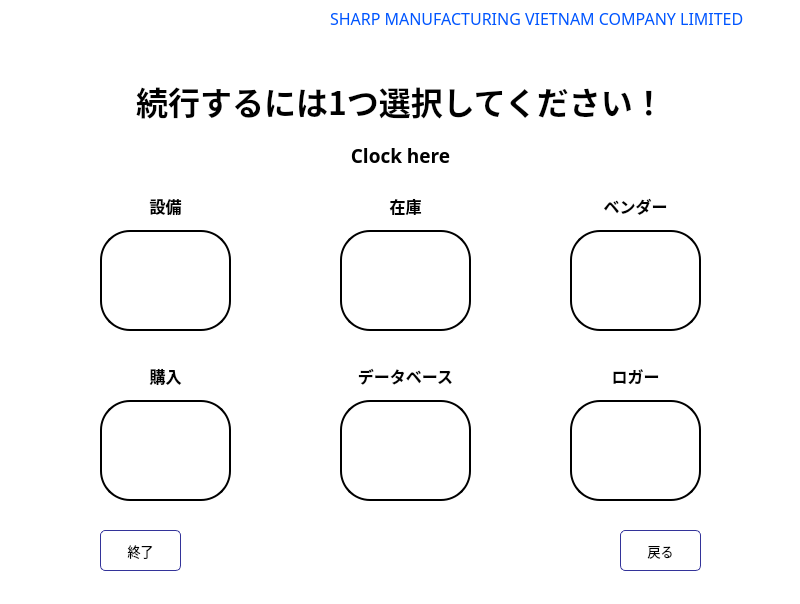
<?xml version="1.0" encoding="UTF-8"?>
<ui version="4.0">
 <class>MainWindow</class>
 <widget class="QMainWindow" name="MainWindow">
  <property name="geometry">
   <rect>
    <x>0</x>
    <y>0</y>
    <width>800</width>
    <height>604</height>
   </rect>
  </property>
  <property name="windowTitle">
   <string>MainWindow</string>
  </property>
  <property name="styleSheet">
   <string notr="true">background-color: rgb(255, 255, 255);</string>
  </property>
  <widget class="QWidget" name="centralwidget">
   <widget class="QPushButton" name="Into_Equipment">
    <property name="geometry">
     <rect>
      <x>100</x>
      <y>230</y>
      <width>131</width>
      <height>101</height>
     </rect>
    </property>
    <property name="cursor">
     <cursorShape>PointingHandCursor</cursorShape>
    </property>
    <property name="tabletTracking">
     <bool>false</bool>
    </property>
    <property name="autoFillBackground">
     <bool>false</bool>
    </property>
    <property name="styleSheet">
     <string notr="true">QPushButton#Into_Equipment {
color: rgb(0, 0, 0);
background-color: rgb(255, 255, 255);
border-color: rgb(0, 0, 0);
border-style: solid;
border-width: 2px;
border-radius: 30px;
}
QPushButton#Into_Equipment:pressed {
background-color: qlineargradient(spread:pad, x1:0, y1:0, x2:1, y2:1, stop:0 rgba(56, 108, 168, 255), stop:1 rgba(115, 234, 255, 255));
border-style: inset;
}
QPushButton#Into_Equipment:hover {
	border-color: rgb(85, 170, 255);
}
</string>
    </property>
    <property name="text">
     <string/>
    </property>
    <property name="icon">
     <iconset>
      <activeon>:/DashBoard/EqDashBoard.png</activeon>
     </iconset>
    </property>
    <property name="iconSize">
     <size>
      <width>64</width>
      <height>64</height>
     </size>
    </property>
   </widget>
   <widget class="QPushButton" name="Into_Inventory">
    <property name="geometry">
     <rect>
      <x>340</x>
      <y>230</y>
      <width>131</width>
      <height>101</height>
     </rect>
    </property>
    <property name="cursor">
     <cursorShape>PointingHandCursor</cursorShape>
    </property>
    <property name="styleSheet">
     <string notr="true">QPushButton#Into_Inventory {
color: rgb(0, 0, 0);
background-color: rgb(255, 255, 255);
	border-color: rgb(0, 0, 0);
border-style: solid;
border-width: 2px;
border-radius: 30px;
}
QPushButton#Into_Inventory:pressed {
background-color: qlineargradient(spread:pad, x1:0, y1:0, x2:1, y2:1, stop:0 rgba(56, 108, 168, 255), stop:1 rgba(115, 234, 255, 255));
border-style: inset;
}
QPushButton#Into_Inventory:hover {
	border-color: rgb(85, 170, 255);
}</string>
    </property>
    <property name="text">
     <string/>
    </property>
    <property name="icon">
     <iconset>
      <activeon>:/DashBoard/InventoryDashBoard.png</activeon>
     </iconset>
    </property>
    <property name="iconSize">
     <size>
      <width>64</width>
      <height>64</height>
     </size>
    </property>
   </widget>
   <widget class="QLabel" name="label_22">
    <property name="geometry">
     <rect>
      <x>330</x>
      <y>10</y>
      <width>461</width>
      <height>16</height>
     </rect>
    </property>
    <property name="font">
     <font>
      <family>Yu Mincho</family>
      <pointsize>12</pointsize>
      <weight>50</weight>
      <bold>false</bold>
      <strikeout>false</strikeout>
     </font>
    </property>
    <property name="styleSheet">
     <string notr="true">color: rgb(0, 85, 255);
</string>
    </property>
    <property name="text">
     <string>SHARP MANUFACTURING VIETNAM COMPANY LIMITED</string>
    </property>
   </widget>
   <widget class="QLabel" name="label">
    <property name="geometry">
     <rect>
      <x>10</x>
      <y>10</y>
      <width>141</width>
      <height>51</height>
     </rect>
    </property>
    <property name="text">
     <string/>
    </property>
    <property name="pixmap">
     <pixmap resource="resfolder.qrc">:/img/logo.png</pixmap>
    </property>
    <property name="scaledContents">
     <bool>true</bool>
    </property>
   </widget>
   <widget class="QLabel" name="label_2">
    <property name="geometry">
     <rect>
      <x>10</x>
      <y>80</y>
      <width>781</width>
      <height>41</height>
     </rect>
    </property>
    <property name="font">
     <font>
      <family>Yu Mincho</family>
      <pointsize>24</pointsize>
      <weight>75</weight>
      <bold>true</bold>
     </font>
    </property>
    <property name="text">
     <string>続行するには1つ選択してください！</string>
    </property>
    <property name="alignment">
     <set>Qt::AlignCenter</set>
    </property>
   </widget>
   <widget class="QPushButton" name="Into_Contractor">
    <property name="geometry">
     <rect>
      <x>570</x>
      <y>230</y>
      <width>131</width>
      <height>101</height>
     </rect>
    </property>
    <property name="cursor">
     <cursorShape>PointingHandCursor</cursorShape>
    </property>
    <property name="styleSheet">
     <string notr="true">QPushButton#Into_Contractor {
color: rgb(0, 0, 0);
background-color: rgb(255, 255, 255);
	border-color: rgb(0, 0, 0);
border-style: solid;
border-width: 2px;
border-radius: 30px;

}
QPushButton#Into_Contractor:pressed {
background-color: qlineargradient(spread:pad, x1:0, y1:0, x2:1, y2:1, stop:0 rgba(56, 108, 168, 255), stop:1 rgba(115, 234, 255, 255));
border-style: inset;
}
QPushButton#Into_Contractor:hover {
	border-color: rgb(85, 170, 255);
}</string>
    </property>
    <property name="text">
     <string/>
    </property>
    <property name="icon">
     <iconset>
      <activeon>:/DashBoard/ContractorDashBoard.png</activeon>
     </iconset>
    </property>
    <property name="iconSize">
     <size>
      <width>64</width>
      <height>64</height>
     </size>
    </property>
   </widget>
   <widget class="QPushButton" name="Into_Database">
    <property name="geometry">
     <rect>
      <x>340</x>
      <y>400</y>
      <width>131</width>
      <height>101</height>
     </rect>
    </property>
    <property name="cursor">
     <cursorShape>PointingHandCursor</cursorShape>
    </property>
    <property name="styleSheet">
     <string notr="true">QPushButton#Into_Database {
color: rgb(0, 0, 0);
background-color: rgb(255, 255, 255);
	border-color: rgb(0, 0, 0);
border-style: solid;
border-width: 2px;
border-radius: 30px;
}
QPushButton#Into_Database:pressed {
background-color: qlineargradient(spread:pad, x1:0, y1:0, x2:1, y2:1, stop:0 rgba(56, 108, 168, 255), stop:1 rgba(115, 234, 255, 255));
border-style: inset;
}
QPushButton#Into_Database:hover {
	border-color: rgb(85, 170, 255);
}</string>
    </property>
    <property name="text">
     <string/>
    </property>
    <property name="icon">
     <iconset>
      <activeon>:/DashBoard/Database.png</activeon>
     </iconset>
    </property>
    <property name="iconSize">
     <size>
      <width>64</width>
      <height>64</height>
     </size>
    </property>
   </widget>
   <widget class="QPushButton" name="Into_Purchase">
    <property name="geometry">
     <rect>
      <x>100</x>
      <y>400</y>
      <width>131</width>
      <height>101</height>
     </rect>
    </property>
    <property name="cursor">
     <cursorShape>PointingHandCursor</cursorShape>
    </property>
    <property name="styleSheet">
     <string notr="true">QPushButton#Into_Purchase {
color: rgb(0, 0, 0);
background-color: rgb(255, 255, 255);
	border-color: rgb(0, 0, 0);
border-style: solid;
border-width: 2px;
border-radius: 30px;

}
QPushButton#Into_Purchase:pressed {
background-color: qlineargradient(spread:pad, x1:0, y1:0, x2:1, y2:1, stop:0 rgba(56, 108, 168, 255), stop:1 rgba(115, 234, 255, 255));
border-style: inset;
}
QPushButton#Into_Purchase:hover {
	border-color: rgb(85, 170, 255);
}</string>
    </property>
    <property name="text">
     <string/>
    </property>
    <property name="icon">
     <iconset>
      <activeon>:/DashBoard/PurchaseDashBoard.png</activeon>
     </iconset>
    </property>
    <property name="iconSize">
     <size>
      <width>64</width>
      <height>64</height>
     </size>
    </property>
   </widget>
   <widget class="QPushButton" name="Into_Log">
    <property name="geometry">
     <rect>
      <x>570</x>
      <y>400</y>
      <width>131</width>
      <height>101</height>
     </rect>
    </property>
    <property name="cursor">
     <cursorShape>PointingHandCursor</cursorShape>
    </property>
    <property name="styleSheet">
     <string notr="true">QPushButton#Into_Log {
color: rgb(0, 0, 0);
background-color: rgb(255, 255, 255);
	border-color: rgb(0, 0, 0);
border-style: solid;
border-width: 2px;
border-radius: 30px;

}
QPushButton#Into_Log:pressed {
background-color: qlineargradient(spread:pad, x1:0, y1:0, x2:1, y2:1, stop:0 rgba(56, 108, 168, 255), stop:1 rgba(115, 234, 255, 255));
border-style: inset;
}
QPushButton#Into_Log:hover {	border-color: rgb(85, 170, 255);
}</string>
    </property>
    <property name="text">
     <string/>
    </property>
    <property name="icon">
     <iconset>
      <activeon>:/DashBoard/LogDashBoard.png</activeon>
     </iconset>
    </property>
    <property name="iconSize">
     <size>
      <width>64</width>
      <height>64</height>
     </size>
    </property>
   </widget>
   <widget class="QPushButton" name="ReturnButton">
    <property name="geometry">
     <rect>
      <x>620</x>
      <y>530</y>
      <width>81</width>
      <height>41</height>
     </rect>
    </property>
    <property name="font">
     <font>
      <family>Yu Mincho</family>
      <pointsize>10</pointsize>
     </font>
    </property>
    <property name="cursor">
     <cursorShape>PointingHandCursor</cursorShape>
    </property>
    <property name="styleSheet">
     <string notr="true">QPushButton#ReturnButton {
color: rgb(0, 0, 0);
background-color: rgb(255, 255, 255);
border-color: #339;
border-style: solid;
border-width: 1px;
border-radius: 5px;
}
QPushButton#ReturnButton:pressed {
background-color: qlineargradient(spread:pad, x1:0, y1:0, x2:1, y2:1, stop:0 rgba(56, 108, 168, 255), stop:1 rgba(115, 234, 255, 255));
}
</string>
    </property>
    <property name="text">
     <string>戻る</string>
    </property>
    <property name="icon">
     <iconset>
      <activeon>:/img/return.png</activeon>
     </iconset>
    </property>
    <property name="iconSize">
     <size>
      <width>32</width>
      <height>32</height>
     </size>
    </property>
   </widget>
   <widget class="QPushButton" name="ExitButton">
    <property name="geometry">
     <rect>
      <x>100</x>
      <y>530</y>
      <width>81</width>
      <height>41</height>
     </rect>
    </property>
    <property name="font">
     <font>
      <family>Yu Mincho</family>
      <pointsize>10</pointsize>
     </font>
    </property>
    <property name="cursor">
     <cursorShape>PointingHandCursor</cursorShape>
    </property>
    <property name="styleSheet">
     <string notr="true">QPushButton#ExitButton {
color: rgb(0, 0, 0);
background-color: rgb(255, 255, 255);
border-color: #339;
border-style: solid;
border-width: 1px;
border-radius: 5px;
}

QPushButton#ExitButton:pressed {
background-color: qlineargradient(spread:pad, x1:0, y1:0, x2:1, y2:1, stop:0 rgba(56, 108, 168, 255), stop:1 rgba(115, 234, 255, 255));
}

</string>
    </property>
    <property name="text">
     <string>終了</string>
    </property>
    <property name="icon">
     <iconset>
      <activeon>:/img/exit.png</activeon>
     </iconset>
    </property>
    <property name="iconSize">
     <size>
      <width>32</width>
      <height>32</height>
     </size>
    </property>
   </widget>
   <widget class="QLabel" name="label_3">
    <property name="geometry">
     <rect>
      <x>100</x>
      <y>190</y>
      <width>131</width>
      <height>31</height>
     </rect>
    </property>
    <property name="font">
     <font>
      <family>Yu Mincho</family>
      <pointsize>12</pointsize>
      <weight>75</weight>
      <italic>false</italic>
      <bold>true</bold>
      <underline>false</underline>
     </font>
    </property>
    <property name="text">
     <string>設備</string>
    </property>
    <property name="alignment">
     <set>Qt::AlignCenter</set>
    </property>
   </widget>
   <widget class="QLabel" name="label_4">
    <property name="geometry">
     <rect>
      <x>340</x>
      <y>190</y>
      <width>131</width>
      <height>31</height>
     </rect>
    </property>
    <property name="font">
     <font>
      <family>Yu Mincho</family>
      <pointsize>12</pointsize>
      <weight>75</weight>
      <italic>false</italic>
      <bold>true</bold>
      <underline>false</underline>
     </font>
    </property>
    <property name="text">
     <string>在庫</string>
    </property>
    <property name="alignment">
     <set>Qt::AlignCenter</set>
    </property>
   </widget>
   <widget class="QLabel" name="label_5">
    <property name="geometry">
     <rect>
      <x>340</x>
      <y>360</y>
      <width>131</width>
      <height>31</height>
     </rect>
    </property>
    <property name="font">
     <font>
      <family>Yu Mincho</family>
      <pointsize>12</pointsize>
      <weight>75</weight>
      <italic>false</italic>
      <bold>true</bold>
      <underline>false</underline>
     </font>
    </property>
    <property name="text">
     <string>データベース</string>
    </property>
    <property name="alignment">
     <set>Qt::AlignCenter</set>
    </property>
   </widget>
   <widget class="QLabel" name="label_6">
    <property name="geometry">
     <rect>
      <x>570</x>
      <y>190</y>
      <width>131</width>
      <height>31</height>
     </rect>
    </property>
    <property name="font">
     <font>
      <family>Yu Mincho</family>
      <pointsize>12</pointsize>
      <weight>75</weight>
      <italic>false</italic>
      <bold>true</bold>
      <underline>false</underline>
     </font>
    </property>
    <property name="text">
     <string>ベンダー</string>
    </property>
    <property name="alignment">
     <set>Qt::AlignCenter</set>
    </property>
   </widget>
   <widget class="QLabel" name="label_7">
    <property name="geometry">
     <rect>
      <x>100</x>
      <y>360</y>
      <width>131</width>
      <height>31</height>
     </rect>
    </property>
    <property name="font">
     <font>
      <family>Yu Mincho</family>
      <pointsize>12</pointsize>
      <weight>75</weight>
      <italic>false</italic>
      <bold>true</bold>
      <underline>false</underline>
     </font>
    </property>
    <property name="text">
     <string>購入</string>
    </property>
    <property name="alignment">
     <set>Qt::AlignCenter</set>
    </property>
   </widget>
   <widget class="QLabel" name="label_8">
    <property name="geometry">
     <rect>
      <x>570</x>
      <y>360</y>
      <width>131</width>
      <height>31</height>
     </rect>
    </property>
    <property name="font">
     <font>
      <family>Yu Mincho</family>
      <pointsize>12</pointsize>
      <weight>75</weight>
      <italic>false</italic>
      <bold>true</bold>
      <underline>false</underline>
     </font>
    </property>
    <property name="text">
     <string>ロガー</string>
    </property>
    <property name="alignment">
     <set>Qt::AlignCenter</set>
    </property>
   </widget>
   <widget class="QLabel" name="label_clock">
    <property name="geometry">
     <rect>
      <x>10</x>
      <y>140</y>
      <width>781</width>
      <height>31</height>
     </rect>
    </property>
    <property name="font">
     <font>
      <family>Yu Mincho</family>
      <pointsize>14</pointsize>
      <weight>75</weight>
      <bold>true</bold>
     </font>
    </property>
    <property name="text">
     <string>Clock here</string>
    </property>
    <property name="alignment">
     <set>Qt::AlignCenter</set>
    </property>
   </widget>
  </widget>
 </widget>
 <resources>
  <include location="resfolder.qrc"/>
 </resources>
 <connections/>
</ui>
